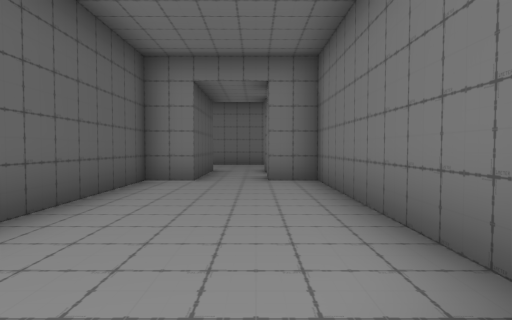
view 1 (above)

20 first-person views from a walk through a scene from a Unity 3-D project. The camera is 1.3 m above the floor, tilts 2° down and sees 75° across. The floor is counted in squares, 2 m on a side. Each view is taken from the middle of a square. On the plan, view 1 faces up. The plan holds only what a view shows up to about 10 squares ahead; the rest is blank.

view 2
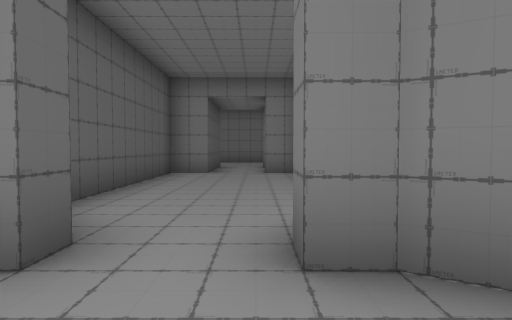

view 3
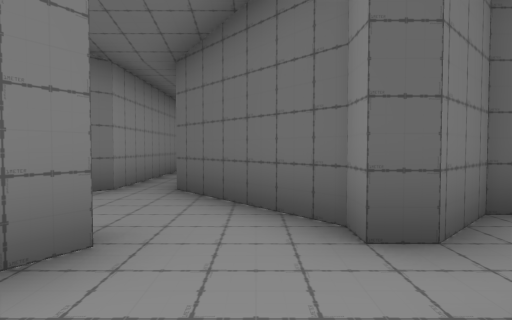

view 4
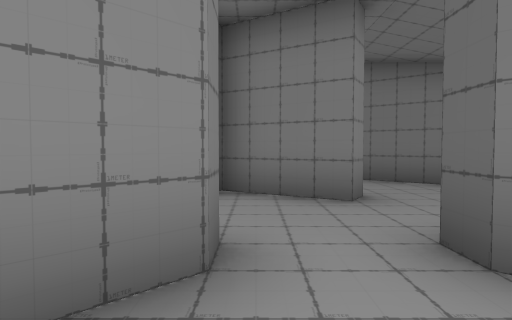

view 5
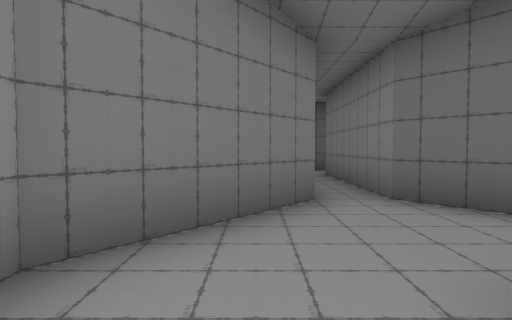

view 6
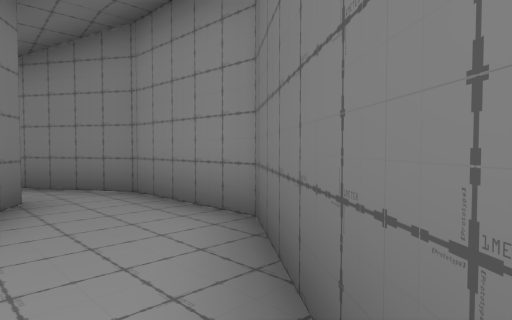

view 7
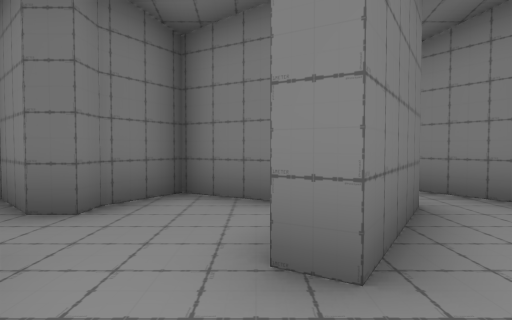

view 8
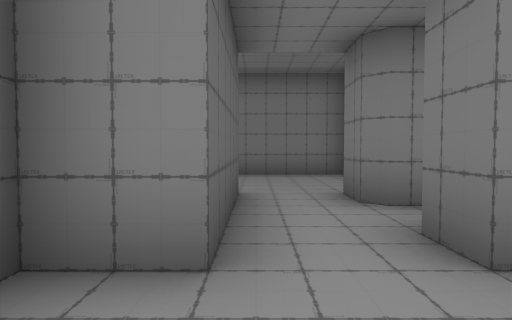

view 9
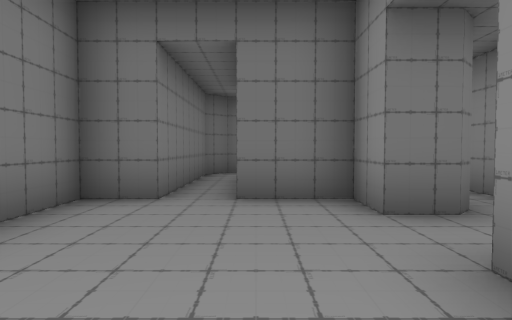

view 10
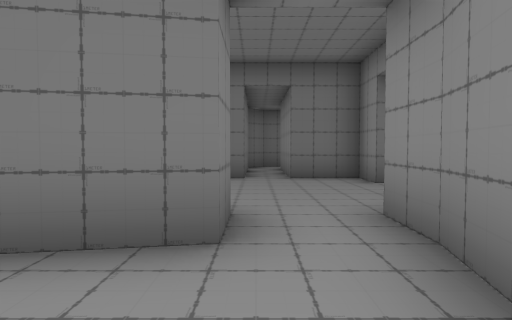

view 11
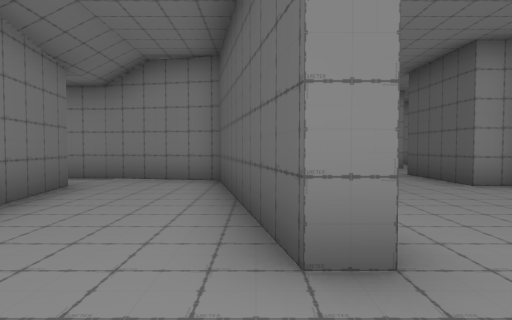

view 12
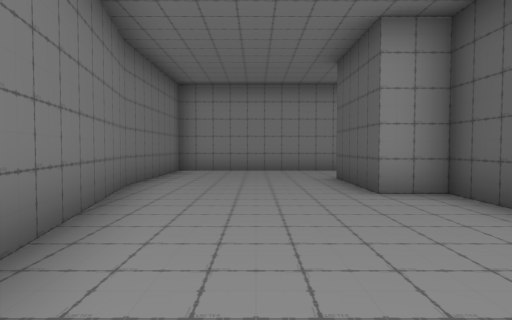

view 13
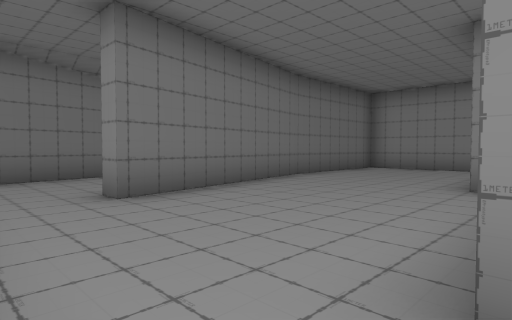

view 14
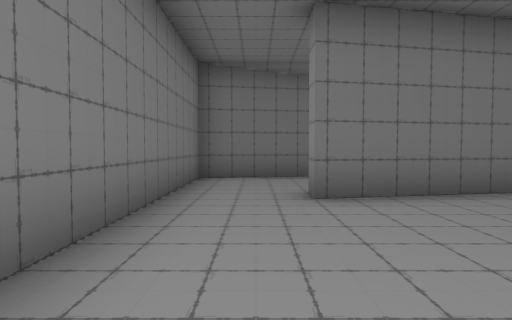

view 15
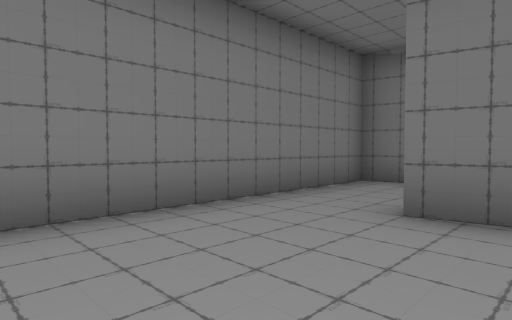

view 16
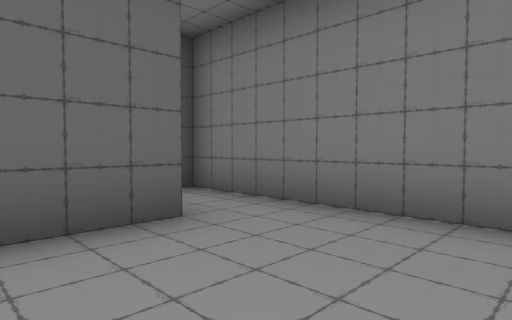

view 17
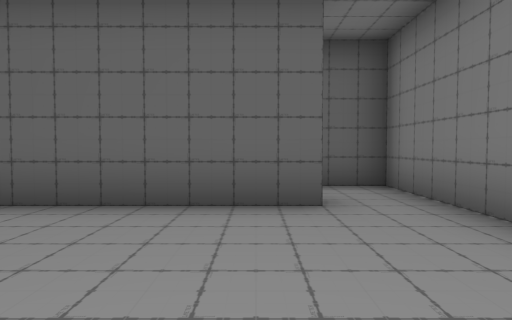

view 18
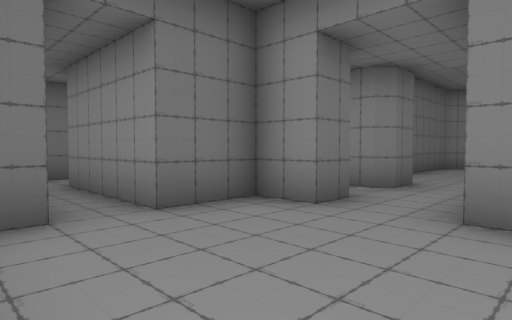

view 19
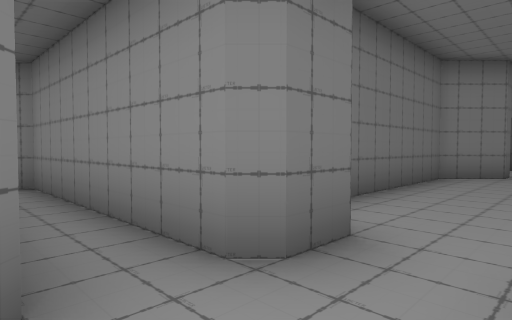

view 20
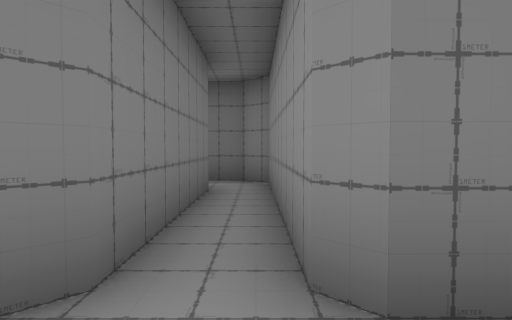

### Floor plan
Ten units are one square. View 1 is at (0, 0); x grows to the right and y downward. Boxes are objects, and circles mark ways between rooms. Rooms are numbered by the first view taken in them; rooms with no view inside come last. Other rooms are left out.
<svg viewBox="-130 -187 192 245">
<path fill="none" stroke="#000" d="M-14 25 -12 21 5 31 19 9 7 3 3 3 3 -3M-22 -12 -12 -3 -12 3 -18 3 -42 22 -84 22M-85 32 -43 32 -17 53M-12 -67 -22 -67 -22 -12M3 -3 13 -13 13 -67 3 -67 3 -75M7 38 -14 25M-17 53 8 53 26 41M-28 -122 -38 -122M13 -122 13 -132 -15 -132M3 -97 13 -97 13 -112M-39 -107 -28 -107M-46 -109 -37 -107M-73 -162 -63 -112 -46 -109M-38 -122 -48 -182 -65 -182M-67 -111 -78 -162 -73 -162M-117 -168 -117 -122 -108 -122 -108 -98M-65 -182 -125 -182M-104 -72 -68 -72 -68 -112M3 -75 5 -77 53 -77 57 -82 57 -90M42 -87 5 -87 3 -90 3 -97M-12 -98 -12 -67M57 -108 57 -117M13 -112 42 -112M57 -117 52 -122 13 -122"/>
<circle cx="-5" cy="-5" r="3" fill="#2a7"/>
<circle cx="-10" cy="40" r="3" fill="#2a7"/>
<circle cx="-5" cy="-70" r="3" fill="#2a7"/>
<circle cx="-35" cy="-120" r="3" fill="#2a7"/>
<circle cx="-5" cy="-90" r="3" fill="#2a7"/>
<circle cx="10" cy="-120" r="3" fill="#2a7"/>
<circle cx="-70" cy="-175" r="3" fill="#2a7"/>
<circle cx="50" cy="-110" r="3" fill="#2a7"/>
<text x="-20" y="20">1</text>
<text x="-10" y="-40">2</text>
<text x="0" y="40">3</text>
<text x="-10" y="-120">4</text>
<text x="-60" y="-150">5</text>
<text x="-90" y="-130">6</text>
<text x="20" y="-80">7</text>
<text x="30" y="-120">8</text>
</svg>
Room 1 opens to room 2. Room 1 opens to room 3. Room 2 opens to room 7. Room 4 opens to room 5. Room 4 opens to room 7. Room 4 opens to room 8. Room 5 opens to room 6. Room 7 opens to room 8.

Where each view was taken, in squares from view 1:
view 1: 0 up, 0 right, facing up
view 2: 2 down, 0 right, facing up
view 3: 1 down, 1 right, facing left
view 4: 2 up, 0 right, facing down
view 5: 4 down, 0 right, facing left
view 6: 3 down, 4 left, facing down-right
view 7: 2 down, 3 left, facing right
view 8: 5 up, 1 left, facing up
view 9: 11 up, 3 left, facing right
view 10: 12 up, 6 left, facing right
view 11: 18 up, 7 left, facing down
view 12: 17 up, 9 left, facing down
view 13: 18 up, 12 left, facing down-right
view 14: 17 up, 12 left, facing right
view 15: 15 up, 11 left, facing up-right
view 16: 15 up, 9 left, facing up-left
view 17: 16 up, 8 left, facing left
view 18: 13 up, 2 left, facing down-right
view 19: 9 up, 1 left, facing down-right
view 20: 8 up, 1 left, facing right
